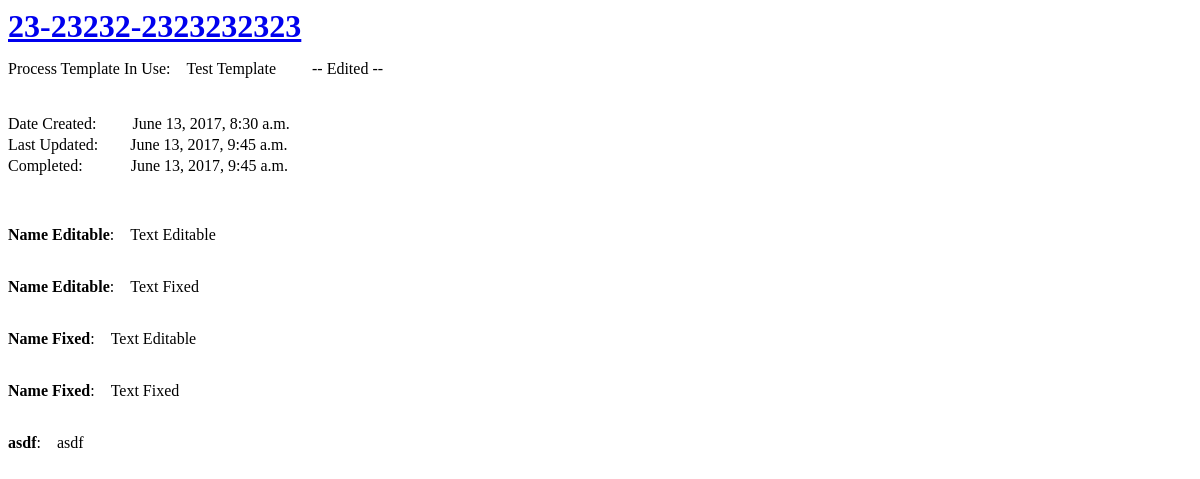
The app's page /embossers/63/detail/ with its own data.
### embossers/models.py (models this page shows, shortened)
class Job(models.Model):
    job_id = models.CharField(max_length=100, default="New Job", unique=True)
    date_created = models.DateTimeField('date created', auto_now_add=True)
    last_update = models.DateTimeField('last updated', default=timezone.now)
    date_submitted = models.DateTimeField(null=True, blank=True)
    process_outline = models.CharField(max_length=100, default="None", verbose_name="Process Template")
    has_process_outline_been_modified_for_this_operation = models.BooleanField(default=False, verbose_name="Edited Template")
    has_job_name_been_set = models.BooleanField(default=False)
    completed = models.BooleanField(default=False)
    disable_submit_button = models.BooleanField(default=False)
    job_number = models.CharField(max_length=100, blank=True)
    assembly_number = models.CharField(max_length=100, blank=True)
    operation_number = models.CharField(max_length=100, blank=True)
    def was_created_recently(self):
        now = timezone.now()
        return now - datetime.timedelta(days=1) <= self.date_created <= now
    was_created_recently.admin_order_field = 'date_created'
    was_created_recently.boolean = True
    was_created_recently.short_description = 'Created recently?'

class Field(models.Model):
    job = models.ForeignKey(Job, on_delete=models.CASCADE)
    field_name = models.CharField(max_length=100)
    field_text = models.CharField(max_length=200, blank=True)
    field_has_been_set = models.BooleanField(default=False)
    editing_mode = models.BooleanField(default=False)
    name_is_operator_editable = models.BooleanField(default=True)
    text_is_operator_editable = models.BooleanField(default=True)
    required_for_full_submission = models.BooleanField(default=True)
    objects = FieldManager()

### embossers/views.py (the view)
# urls.py: url(r'^(?P<pk>[0-9]+)/detail/$', DetailView.as_view(), name='detail'),
class DetailView(generic.DetailView):
    model = Job
    template_name = 'embossers/pages/detail.html'
    def get_queryset(self):
        return Job.objects.all()

### templates/embossers/pages/detail.html (shortened to what this page needs)
<html lang="en">
{% load static %}
<link rel="stylesheet" type="text/css" href="{% static 'embossers/style.css' %}" />
</head>
<h1><a class="navbar-brand" href="/embossers">{{ job.job_id }}</a></h1>
<p>Process Template In Use:&emsp;{{ job.process_outline }}
    {% if job.has_process_outline_been_modified_for_this_operation == True %}
        &emsp;&emsp;-- Edited --
    {% endif %}
</p>
<br />
<p>Date Created:&emsp;&emsp; {{ job.date_created }}</p>
<p>Last Updated:&emsp;&ensp;&ensp;{{ job.last_update }}</p>
{% if job.completed == True %}
    <p>Completed:&emsp;&emsp;&ensp;&ensp;{{ job.date_submitted }}</p>
{% endif %}
<p>&emsp;</p>
<p>&emsp;</p>
{% for field in job.field_set.all %}
    {% ifnotequal field.field_has_been_set False %}
        {% ifnotequal field.editing_mode True %}
            {% include 'embossers/forms/saved_field_form.html' %}
        {% else %}
            {% include 'embossers/forms/existing_field_form.html' %}
        {% endifnotequal %}
    {% else %}
        {% include 'embossers/forms/new_field_form.html' %}
    {% endifnotequal %}
{% endfor %}
<br /><br /><br /><br />
</html>

### templates/embossers/forms/saved_field_form.html (shortened to what this page needs)
<p>
<form action="{% url 'embossers:edit_data' job.id %}" method="post">
    <label for="field{{ forloop.counter }}"><strong>{{ field.field_name }}</strong>:&emsp;{{ field.field_text }}&emsp;&emsp;</label>
    {% if field.name_is_operator_editable or field.text_is_operator_editable %}
        <button type="submit" name="edit_field" id="field{{ forloop.counter }}" value="{{ field.id }}">Edit</button><br /><br />
    {% else %}
        <br /><br />
    {% endif %}
</form>
</p>

### static/embossers/style.css (style rules this page uses)
p { text-align: left; line-height: 5px; }

### records on screen
Job: job_id "23-23232-2323232323", process_outline "Test Template", date_created "June 13, 2017, 8:30 a.m.", last_update "June 13, 2017, 9:45 a.m.", date_submitted "June 13, 2017, 9:45 a.m."
Field: field_name "Name Editable", field_text "Text Editable"
Field: field_name "Name Editable", field_text "Text Fixed"
Field: field_name "Name Fixed", field_text "Text Editable"
Field: field_name "Name Fixed", field_text "Text Fixed"
Field: field_name "asdf", field_text "asdf"
